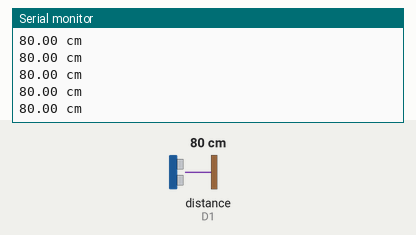
Simulated run of this sketch. Board: ESP8266 (NodeMCU). Parts: the last lines printed to the serial monitor. The test bench sets the inputs (shaded band); at power-on: distance to the obstacle (sensor on D1) 80 cm. The echo pulse lasts 58.3 µs per cm; WiFi joins after 1.5 s; servers stay silent unless stated; random numbers use the default seed unless the sketch sets one; no MQTT or app messages arrive unless stated.

Above: at 7.4 s.
7.5 s: distance to the obstacle (sensor on D1) set to 34 cm
At 8.4 s:
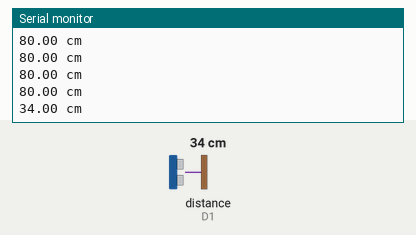
10.6 s: distance to the obstacle (sensor on D1) set to 27 cm
At 11.6 s:
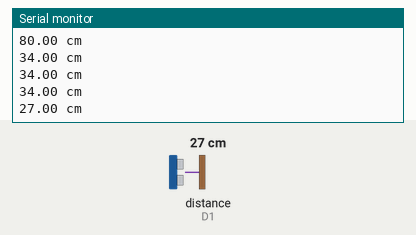
Timing chart, 0 to 13.6 s (numbered marks = the images above; inputs shaded):
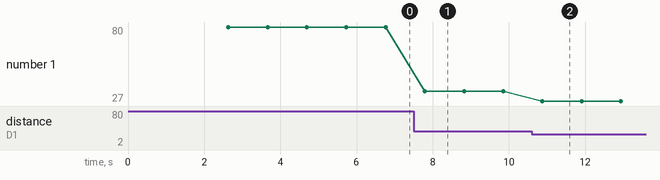

Measured:
- after the input at 7.5 s, the serial monitor: prints a new line after 0.29 s (image 1)
- after the input at 10.6 s, the serial monitor: prints a new line after 0.28 s (image 2)
- plotted number 1: 80 → 34 after the input at 7.5 s, 34 → 27 after the input at 10.6 s

The sketch:

node_parkir.ino
```cpp
#include <ESP8266WiFi.h>
#include <SPI.h>
#include <MFRC522.h>
#include <HCSR04.h>
#include <PubSubClient.h>

//WiFi dan MQTT
const char* ssid = "Al-Debaran";
const char* password = "........";
const char* mqtt_server = "broker.mqtt-dashboard.com";
WiFiClient espClient;
PubSubClient client(espClient);

char payloadValue[64];  // Variabel untuk menyimpan nilai payload
char msgA[128];
char msgU[128];
char pendingMessage[128];
String pendingMessage1;
String pendingMessage2;

//Deklarasi variabel & pin RFID
#define RST_PIN D3 // Configurable, see typical pin layout above
#define SS_PIN D4 // Configurable, see typical pin layout above
HCSR04 hc(D2, D1); //initialisation class HCSR04 (trig pin , echo pin)
MFRC522 mfrc522(SS_PIN, RST_PIN); // Create MFRC522 instance.
MFRC522::MIFARE_Key key;
MFRC522::StatusCode status;

byte buffer[18] = {0};
byte size = sizeof(buffer);
byte blockAddr;
String valueRFID = "";
String buffer1 = "";
uint8_t n = 0;

String nilA;
String nilB;
String nilC;
String uID;

String curiA;
String curiB;
String curiC;
String curiUID;

float units;
String jarak;

void setup_wifi() {
  // We start by connecting to a WiFi network
  Serial.println();
  Serial.print("Connecting to ");
  Serial.println(ssid);

  WiFi.mode(WIFI_STA);
  WiFi.begin(ssid, password);

  while (WiFi.status() != WL_CONNECTED) {
    delay(500);
    Serial.print(".");
  }

  Serial.println("");
  Serial.println("WiFi connected");
  Serial.println("IP address: ");
  Serial.println(WiFi.localIP());
  WiFi.setAutoReconnect(true);
  WiFi.persistent(true);
}

void callback(char* topic, byte* payload, unsigned int length) {
  Serial.print("Message arrived [");
  Serial.print(topic);
  Serial.print("] ");
  for (int i = 0; i < length; i++) {
    Serial.print((char)payload[i]);
  }
  Serial.println();

  // Memeriksa panjang pesan
  if (length > sizeof(payloadValue) - 1) {
    length = sizeof(payloadValue) - 1;  // Batasi panjang pesan
    Serial.println("Pesan terlalu panjang, dipotong sesuai kapasitas");
  }

  // Memindahkan nilai payload ke variabel payloadValue
  strncpy(payloadValue, (char*)payload, length);
  payloadValue[length] = '\0';  // Menambahkan null-terminating karakter
}

void reconnect() {
  // Loop until we're reconnected
  if (!client.connected()) {
    Serial.println("Attempting MQTT connection...");
    // Create a random client ID
    String clientId = "ESP8266Client-";
    clientId += String(random(0xffff), HEX);
    // Attempt to connect
    if (client.connect(clientId.c_str())) {
      Serial.println("connected");
      // Once connected, publish an announcement...
      client.publish("parkir/slot1/connect", "slot 1 connected");
      // ... and resubscribe
      client.subscribe("parkir/slot1/konfirmasi");
    } else {
      Serial.print("failed, rc=");
      Serial.println(client.state());
    }
  }
}

//Fungsi untuk melakukan autentikasi menggunakan kunci B yang digunakan untuk Read
void kunci(byte trailerBlock) {
  // Prepare key - all keys are set to FFFFFFFFFFFFh at chip delivery from the factory.
  MFRC522::MIFARE_Key key;
  for (byte i = 0; i < 6; i++) key.keyByte[i] = 0xFF;

  Serial.println(F("Authenticating using key A..."));
  //Untuk cek status autentikasi pada block yang dipilih
  status = (MFRC522::StatusCode) mfrc522.PCD_Authenticate(MFRC522::PICC_CMD_MF_AUTH_KEY_A, trailerBlock, &key, &(mfrc522.uid));
  if (status != MFRC522::STATUS_OK) {
    Serial.print(F("PCD_Authenticate() failed: "));
    Serial.println(mfrc522.GetStatusCodeName(status));
    if (status == 4) {
      size = sizeof(buffer);
    }
    return;
  }
}

//Fungsi untuk melakukan pembacaan dan menampilkan data pada block yang dipilih dari RFID Card
void baca(byte blockAddr) {
  //Untuk cek status pembacaan pada block yang dipilih
  status = (MFRC522::StatusCode) mfrc522.MIFARE_Read(blockAddr, buffer, &size);
  if (status != MFRC522::STATUS_OK) {
    Serial.print(F("MIFARE_Read() failed: "));
    Serial.println(mfrc522.GetStatusCodeName(status));
  }
  Serial.print(F("Data pada blok "));
  Serial.print(blockAddr);
  Serial.println(F(" : "));
  //Untuk membaca dan menyimpan data 1 block pada variabel buffer
  mfrc522.MIFARE_Read(blockAddr, buffer, &size);
  //Untuk menampilkan data pada variabel buffer
  dump_byte_array(buffer, 16);
  Serial.println();
  //Untuk looping data pada 1 block dan disimpan pada variabel valueRFID
  for (uint8_t i = 0; i < 16; i++) {
    valueRFID += (char)buffer[i];
  }
  valueRFID.trim();
  Serial.print(valueRFID);
  Serial.println();
}

//Fungsi untuk menampilkan data pada variabel buffer
void dump_byte_array(byte *buffer, byte bufferSize) {
  for (byte i = 0; i < bufferSize; i++) {
    Serial.print(buffer[i] < 0x10 ? " 0" : " ");
    Serial.print(buffer[i], HEX);
  }
}

void RF() {
  //autentikasi RFID
  // Reset the loop if no new card present on the sensor/reader. This saves the entire process when idle.
  if (!mfrc522.PICC_IsNewCardPresent())return;
  // Select one of the cards
  if (!mfrc522.PICC_ReadCardSerial())return;
  digitalWrite(BUILTIN_LED, LOW);
  delay(300);

  //Show some details of the PICC (that is: the tag/card)
  //Check for compatibility
  Serial.print(F("PICC type: "));
  MFRC522::PICC_Type piccType = mfrc522.PICC_GetType(mfrc522.uid.sak);
  Serial.println(mfrc522.PICC_GetTypeName(piccType));
  if ( piccType != MFRC522::PICC_TYPE_MIFARE_MINI
       && piccType != MFRC522::PICC_TYPE_MIFARE_1K
       && piccType != MFRC522::PICC_TYPE_MIFARE_4K) {
    Serial.println(F("Hanya bisa digunakan dengan kartu MIFARE Classic."));
    digitalWrite(BUILTIN_LED, HIGH);
    return;
  }

  //Pemanggilan fungsi baca UID RFID dan mendapatkan nilai.
  int val1 = (mfrc522.uid.uidByte[0]);
  int val2 = (mfrc522.uid.uidByte[1]);
  int val3 = (mfrc522.uid.uidByte[2]);
  int val4 = (mfrc522.uid.uidByte[3]);
  String valA = String(val1, HEX);
  String valB = String(val2, HEX);
  String valC = String(val3, HEX);
  String valD = String(val4, HEX);
  uID = valA + valB + valC + valD;
  uID.toUpperCase();
  Serial.print(F("UID:"));
  Serial.println( uID);
  if ( uID == buffer1) {
    buffer1 = "";
    nilA = "";
    nilB = "";
    nilC = "";
  }
  else if (buffer1 == "") {
    if ( uID != buffer1) {
      buffer1 =  uID;
      n = 0;
    }
  }
  else if (buffer1 != "") {
    if ( uID != buffer1) {
      Serial.println("kartu tidak dikenali");
      digitalWrite(BUILTIN_LED, HIGH);
      return;
    }
  }

  // Serial.println(buffer1);
  //Pemanggilan fungsi baca RFID pada block 4,5,6 dan mendapatkan nilai
  //Tiap penggabungan pada masing-masing variabel nil[x] memiliki jatah 1 blok address dari valueRFID
  kunci(7);
  delay(1000);
  baca(4);
  delay(1000);
  nilA = String(valueRFID[0]) + String(valueRFID[1]) +
         String(valueRFID[2]) + String(valueRFID[3]) +
         String(valueRFID[4]) + String(valueRFID[5]) +
         String(valueRFID[6]) + String(valueRFID[7]) +
         String(valueRFID[8]) + String(valueRFID[9]) +
         String(valueRFID[10]) + String(valueRFID[11]) +
         String(valueRFID[12]) + String(valueRFID[13]) +
         String(valueRFID[14]) + String(valueRFID[15]);
  Serial.println();
  baca(5);
  nilB = String(valueRFID[16]) + String(valueRFID[17]) +
         String(valueRFID[18]) + String(valueRFID[19]) +
         String(valueRFID[20]) + String(valueRFID[21]) +
         String(valueRFID[22]) + String(valueRFID[23]) +
         String(valueRFID[24]) + String(valueRFID[25]) +
         String(valueRFID[26]) + String(valueRFID[27]);
  Serial.println();
  baca(6);
  nilC =  String(valueRFID[32]) + String(valueRFID[33]) +
          String(valueRFID[34]) + String(valueRFID[35]) +
          String(valueRFID[36]) + String(valueRFID[37]) +
          String(valueRFID[38]) + String(valueRFID[39]) +
          String(valueRFID[40]) + String(valueRFID[41]) +
          String(valueRFID[42]) + String(valueRFID[43]);
  //  Serial.println(nilA);
  //  Serial.println(nilB);
  //  Serial.println(nilC);

  //Menghentikan proses pembacaan setelah selesai di scan
  digitalWrite(BUILTIN_LED, LOW);
  delay(3000);
  digitalWrite(BUILTIN_LED, HIGH);
  // Halt PICC
  mfrc522.PICC_HaltA();
  // Stop encryption on PCD
  mfrc522.PCD_StopCrypto1();
  valueRFID = "";
}

//Fungsi untuk melakukan pembacaan sensor
void sense() {
  // Serial.print("Reading: ");
  units = hc.dist();
  Serial.print(units);
  Serial.println(" cm");
  jarak = String(units);
}

void setup() {
  Serial.begin(9600);
  setup_wifi();
  client.setServer(mqtt_server, 1883);
  client.setCallback(callback);
  //Deklarasi objek dari library
  SPI.begin(); // Init SPI bus
  mfrc522.PCD_Init(); // Init MFRC522 card
}

void loop() {
  //connect mqtt
  if (!client.connected()) {
    reconnect();
  }
  if (client.connected() && pendingMessage1 != ""){
    // Kirim pesan yang gagal dikirim
    client.publish("parkir/slot1/pencurian", pendingMessage1.c_str());
    pendingMessage1 = "";
  }
  if (client.connected() && pendingMessage2 != ""){
    // Kirim pesan yang gagal dikirim
    client.publish("parkir/slot1/pencurian", pendingMessage2.c_str());
    pendingMessage2 = "";
  }

  // Pemanggilan fungsi RFID
  delay(1000);
  RF();

   //Pemanggilan fungsi baca sensor
  sense();

  client.loop();
  Serial.println(payloadValue);
  client.publish("parkir/slot1/connect", "slot 1 connected");
  client.publish("parkir/slot1/sensor", jarak.c_str());

  if (strncmp(payloadValue, "normal", 6) == 0) {
    if (buffer1 != "" && units <= 30 && n == 0) {
      return;
    }
    if (buffer1 != "" && units >= 30 && n == 0)  {
      Serial.println("terjadi pencurian");
      //mengirim pesan melalui mqtt
      curiA = String (nilA);
      curiB = String (nilB);
      curiC = String (nilC);
      curiUID = String (uID);
      snprintf(msgU, sizeof(msgU), "Apa Mobil milik %s dengan nompol %s keluar?", curiA.c_str(), curiC.c_str());
      snprintf(msgA, sizeof(msgA), "TERJADI PENCURIAN UID: %s Milik: %s Nompol: %s", curiUID.c_str(), curiA.c_str(), curiC.c_str());
      if (client.connected()) {
        client.publish("parkir/slot1/konfirmasi", msgU, true);
        delay(2000);
      }
      if (!client.connected()) {
        snprintf(pendingMessage, sizeof(pendingMessage), "Kejadian saat disconnect UID: %s Milik: %s Nompol: %s", curiUID.c_str(), curiA.c_str(), curiC.c_str());
        if (pendingMessage1 == ""){
          pendingMessage1 = String (pendingMessage);
        }
        else if (pendingMessage2 == ""){
          pendingMessage2 = String (pendingMessage);
        }
      }
      n = 1;
      buffer1 = "";
      nilA = "";
      nilB = "";
      nilC = "";
      uID = "";
    }
    return;
  }

  if (!client.connected()) {
    return;
  }
  if (strncmp(payloadValue, "ya", 2) == 0) {
    client.publish("parkir/slot1/konfirmasi", "Terimakasih Konfirmasinya!");
    memset(msgA, 0, sizeof(msgA));
    memset(msgU, 0, sizeof(msgU));
    return;
  }
  if (strncmp(payloadValue, "bukan", 5) == 0) {
    Serial.print("Publish message: ");
    Serial.println(msgA);
    client.publish("parkir/gerbang/pencurian", "TERJADI PENCURIAN", true);
    client.publish("parkir/slot1/pencurian", msgA, true);
    client.publish("parkir/slot1/konfirmasi", "Terimakasih Konfirmasinya!");
    client.loop();
    memset(msgA, 0, sizeof(msgA));
    memset(msgU, 0, sizeof(msgU));
    return;
  }
  if (strncmp(payloadValue, "Apa", 3) == 0) {
    delay(10000);
    client.loop();
    if (strncmp(payloadValue, "Apa", 3) == 0) {
      client.publish("parkir/gerbang/pencurian", "TERJADI PENCURIAN", true);
      client.publish("parkir/slot1/pencurian", msgA, true);
      client.publish("parkir/slot1/konfirmasi", "normal", true);
      client.loop();
      memset(msgA, 0, sizeof(msgA));
      memset(msgU, 0, sizeof(msgU));
      return;
    }
    else {
      return;
    }
  }
  else {
    client.publish("parkir/slot1/konfirmasi", "normal", true);
    return;
  }
}
```
